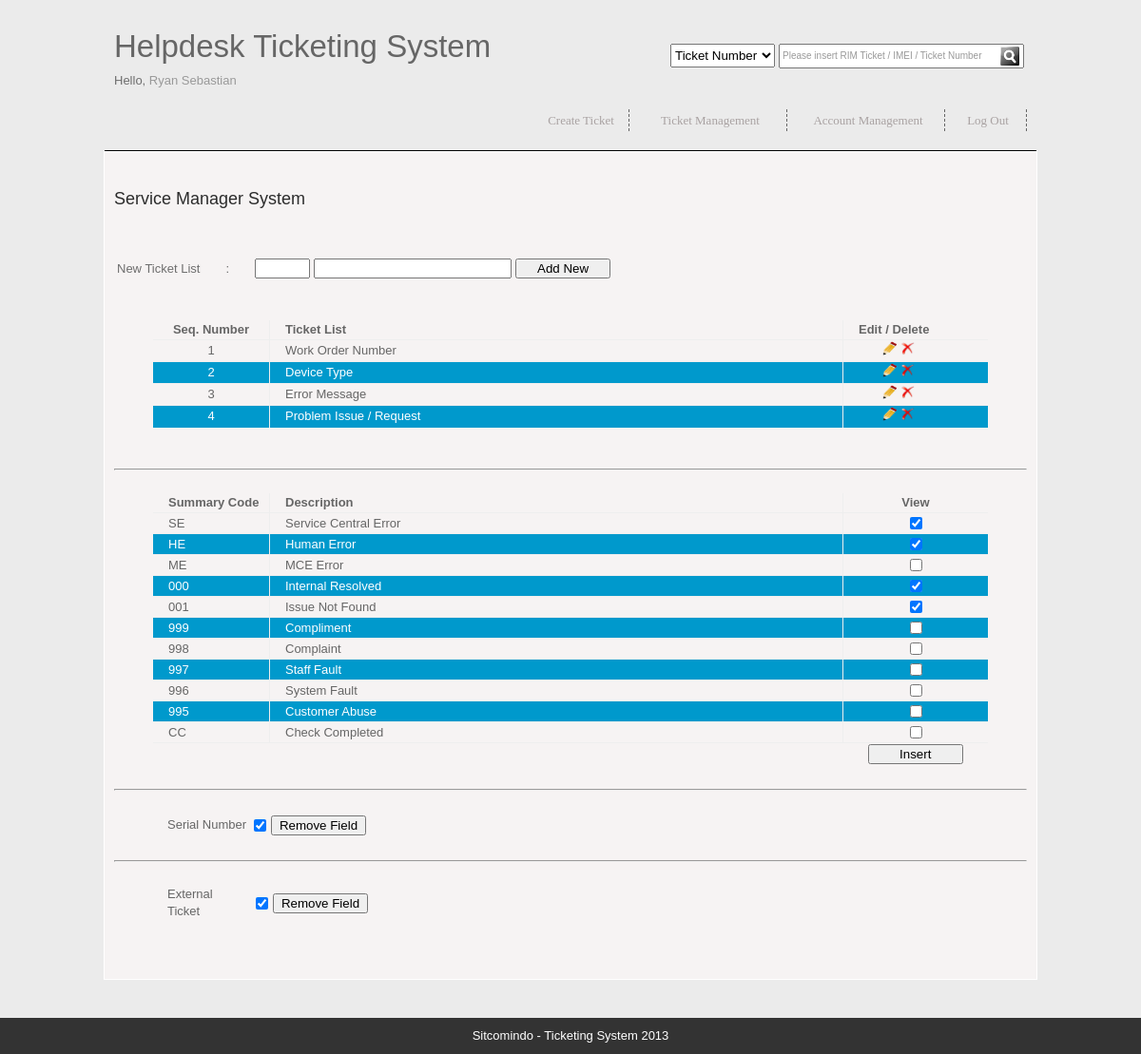
/listTicket.php?ID=38 (signed in), run on the app's committed database.
### tables this page shows
CREATE TABLE IF NOT EXISTS `MsUser` (
  `Id` int(11) NOT NULL AUTO_INCREMENT,
  `Name` varchar(100) NOT NULL,
  `Password` varchar(100) NOT NULL,
  `Bec` varchar(100) NOT NULL,
  `Status` varchar(100) NOT NULL,
  `Email` varchar(100) NOT NULL,
  `Nik` varchar(100) NOT NULL,
  PRIMARY KEY (`Id`)
);

CREATE TABLE IF NOT EXISTS `MsTicket` (
  `Id` int(11) NOT NULL AUTO_INCREMENT,
  `Ticket` varchar(100) NOT NULL,
  `Imei` int(11) NOT NULL,
  `Rim` int(11) NOT NULL,
  `Email` varchar(100) NOT NULL,
  PRIMARY KEY (`Id`)
);

CREATE TABLE IF NOT EXISTS `MsSummary` (
  `Id` int(11) NOT NULL AUTO_INCREMENT,
  `Code` varchar(50) NOT NULL,
  `Description` varchar(200) NOT NULL,
  PRIMARY KEY (`Id`)
);

### listTicket.php (the view, shortened to what this page needs)
<!DOCTYPE html PUBLIC "-//W3C//DTD XHTML 1.0 Transitional//EN" "http://www.w3.org/TR/xhtml1/DTD/xhtml1-transitional.dtd">
<html xmlns="http://www.w3.org/1999/xhtml">
<head>
<link href="css/templatemo_style.css" rel="stylesheet" type="text/css" />
<link rel="stylesheet" type="text/css" href="css/ddsmoothmenu.css" />
</head>
<body id="subpage">
	<?php require("menu.php"); ?>
<div id="templatemo_main">
    <h4><?php
		$query = "select Ticket from MsTicket where Id = '".$_REQUEST['ID']."'";
		$rs = mysql_query($query);
		while($data = mysql_fetch_array($rs)) $Ticket = $data['Ticket'];
		echo $Ticket;
	?></h4>
        <br /><br />
        <?php addTicket($Ticket,$_REQUEST['ID']); ?>
        <br /><br />
        <?php viewTicket($Ticket); ?>
        <br /><br />
        <hr />
        <br />
        <?php viewSummary($Ticket); ?>
        <br />
        <hr />
        <br />
        <?php IMEI($Ticket); ?>
        <br />
        <hr />
        <br />
        <?php RIM($Ticket); ?>
        <div class="cleaner h40"></div>
</div>
	<?php require("footer.php"); ?>
</body>
</html>
<?php
	function addTicket($Ticket,$ID)
	{
?>
		<form method="post" action="script/addTicketList.php">
            <table>
            	 <tr>
                    <td>New Ticket List</td>
                    <td width="50" align="center">:</td>
                    <td align="center">
                        <input type="text" style="width:50px" name="TicketNum" />
                        <input type="text" style="width:200px" name="TicketList" />
                        <input type="hidden" value="<?php echo $ID; ?>" style="width:200px" name="ID" /></td>
                    <td align="center" colspan="3">
                        <input type="submit" value="Add New" style="width:100px" />
                    </td>
                </tr>
                <tr>
					<td style="color:red" align="center" colspan="4">
                	</td>
                </tr>
            </table>
        </form>
<?php
	}
	function viewTicket($Ticket)
	{
?>
		<table border="1" align="center" style="color:#666666;border-collapse:collapse;border-bottom:hidden;border-top:hidden;border-left:hidden;border-right:hidden">
			<tr>
            	<th align="center" width="120">Seq. Number</th>
            	<th align="left" width="600"><div style="margin-left:15px">Ticket List</div></th>
                <th align="left" width="150"><div style="margin-left:15px">Edit / Delete</div></th>
            </tr>
<?php
		$i = 1;
		$query = "select * from `".$Ticket."` where Type = 'Text' order by Id";
		$rs = mysql_query($query);
		while($data = mysql_fetch_array($rs))
		{
?>
				<tr <?php if($i%2==0) echo "style='background-color:#0099CC;color:#FFFFFF'"; ?>>
                	<td align="center"><?php echo $data['Id']; ?></td>
                   <td align="left"><div style="margin-left:15px"><?php echo $data['Ticketlist']; ?></div></td>
                   <td align="left"><div style="margin-left:40px">
                        <a href="editList.php?ID=<?php echo $data['Id']; ?>&Ticket=<?php echo $_REQUEST['ID']; ?>">
                        	<input type="image" src="images/edit.png" width="15" height="15" />
                        </a>
                        <a href="script/deleteList.php?ID=<?php echo $data['Id']; ?>&Ticket=<?php echo $_REQUEST['ID']; ?>">
                            <input type="image" src="images/delete.png" width="15" height="15" />
                        </a></div>
                   </td>
				</tr>
<?php
			$i++;
        }
?>
		</table>
<?php
	}
	function viewSummary($Ticket)
	{
?>
		<form action="script/addSum.php?ID=<?php echo $_REQUEST['ID']; ?>" method="post">
		<table border="1" align="center" style="color:#666666;border-collapse:collapse;border-bottom:hidden;border-top:hidden;border-left:hidden;border-right:hidden">
			<tr>
            	<th align="left" width="120"><div style="margin-left:15px">Summary Code</div></th>
            	<th align="left" width="600"><div style="margin-left:15px">Description</div></th>
                <th align="center" width="150">View</th>
            </tr>
<?php
		$i = 1;
		$query = "select * from MsSummary order by Id";
		$rs = mysql_query($query);
		while($data = mysql_fetch_array($rs))
		{
?>
				<tr <?php if($i%2==0) echo "style='background-color:#0099CC;color:#FFFFFF'"; ?>>
                   <td align="left"><div style="margin-left:15px"><?php echo $data['Code']; ?></div></td>
                   <td align="left"><div style="margin-left:15px"><?php echo $data['Description']; ?></div></td>
                   <td align="center">
                        <?php
							$trigger = 0;
							$query2 = "select Code from `".$Ticket.":summary`";
							$rs2 = mysql_query($query2);
							while($data2 = mysql_fetch_array($rs2))
							{
								if($data2['Code']==$data['Code'])
								{
									$trigger = 1;break;
								}
								else
								{
									$trigger = -1;
								}
							}
							if($trigger==1)
							{
						?>
                            <input type="checkbox" name="ID<?php echo $i; ?>" checked="checked" value="<?php echo $data['Id']; ?>" />
						<?php
							}
							else
							{
						?>
                            <input type="checkbox" name="ID<?php echo $i; ?>" value="<?php echo $data['Id']; ?>" />
                        <?php
							}
						?>
                   </td>
				</tr>
<?php
			$i++;
        }
?>		<input type="hidden" value="<?php echo $i-1; ?>" name="total" />
		<tr>
        <td colspan="2"></td>
        <td style="border-left:hidden" align="center"><input type="submit" value="Insert" style="width:100px" /></td></tr>
		</table>
        </form>
<?php
	}
	function IMEI($Ticket)
	{
?>
		<form action="script/addIMEI.php?ID=<?php echo $_REQUEST['ID']; ?>" method="post">
        <div style="margin-left:55px">
        	<table style="color:#666666;border-collapse:collapse;border-bottom:hidden;border-top:hidden;border-left:hidden;border-right:hidden">
            	<tr>
                    <td width="85" align="left">Serial Number</td>
                    <td align="center">
                    	<?php
							$query = "select Imei from MsTicket where Id = '".$_REQUEST['ID']."'";
							$rs = mysql_query($query);
							while($data = mysql_fetch_array($rs))
							{
								$IMEI = $data['Imei'];
								if($data['Imei']==1)
								{
						?>
                                    <input type="checkbox" checked="checked" name="IMEI" value="0" />
                        <?php
								}
								else
								{
						?>
                                    <input type="checkbox" name="IMEI" value="1" />
                        <?php
								}
							}
						?>
                    </td>
                    <td>
                    	<input type="submit" value="<?php if($IMEI==1){ echo "Remove Field"; } else { echo "Add Field"; }?>" style="width:100px" />
                    </td>
                </tr>
            </table>
        </div>
        </form>
<?php
	}
	function RIM($Ticket)
	{
?>
        <form action="script/addRIM.php?ID=<?php echo $_REQUEST['ID']; ?>" method="post">
        <div style="margin-left:55px">
            <table style="color:#666666;border-collapse:collapse;border-bottom:hidden;border-top:hidden;border-left:hidden;border-right:hidden">
                <tr>
                    <td width="85" align="left">External Ticket</td>
                    <td align="center">
                    <td>
                        <?php
							$query = "select Rim from MsTicket where Id = '".$_REQUEST['ID']."'";
							$rs = mysql_query($query);
							while($data = mysql_fetch_array($rs))
							{
								$RIM = $data['Rim'];
								if($data['Rim']==1)
								{
						?>
                                    <input type="checkbox" checked="checked" name="RIM" value="0" />
                        <?php
								}
								else
								{
						?>
                                    <input type="checkbox" name="RIM" value="1" />
                        <?php
								}
							}
						?>
                    <td>
                    	<input type="submit" value="<?php if($RIM==1){ echo "Remove Field"; } else { echo "Add Field"; }?>" style="width:100px" />
                    </td>
                </tr>
            </table>
        </div>
        </form>
<?php
	}
?>

### menu.php (shortened to what this page needs)
<!DOCTYPE html PUBLIC "-//W3C//DTD XHTML 1.0 Transitional//EN" "http://www.w3.org/TR/xhtml1/DTD/xhtml1-transitional.dtd">
<html xmlns="http://www.w3.org/1999/xhtml">
<head>
<?php
	$query = "select Status,Name from MsUser where Nik = '".$_SESSION['NIK']."'";
	$rs = mysql_query($query);
	while($data = mysql_fetch_array($rs))
	{
		$status = $data['Status'];
		$nama = $data['Name'];
	}
?>
</head>
<body>
<div id="templatemo_header_wrapper">
	<div id="site_title">
    <a style="color:#666666" href="createTicket.php"><font style="font-size:33px" color="#666666">Helpdesk Ticketing System</font></a><br /><br />
    	Hello, <a style="color:#999999" href="chpass.php?NIK=<?php echo $_SESSION['NIK']; ?>"><?php echo $nama; ?></a>
    </div>
    	<table>
        	<tr>
		<td width="500"></td>
        		<td>
                <form method="post" action="searching.php">
                <select name="type" style="height:25px;margin-top:3px">
                	<option value="ticketNumber">Ticket Number</option>
                </select>
                </td>
                <td>
                <input id="field" type="text" name="Search"  value="Please insert RIM Ticket / IMEI / Ticket Number"
                    style="color:#999999;font-size:10px;width:250px;height:20px" onclick="insert(this)" />
                    <div style="margin-left:233px;margin-top:-23px">
                    	<input type="image" src="images/icon.png" name="image" width="20" height="20"  /></div>
            	</td>
            </tr>
        </table>
     <div id="templatemo_menu" class="ddsmoothmenu">
        <ul>
            <li style="border-right:thin dashed #666666"><a href="createTicket.php" style="width:100px">Create Ticket</a></li>
            <li style="border-right:thin dashed #666666"><a href="#" style="width:160px">Ticket Management</a>
            </li>
            <?php
				if($status=="ADMIN")
				{
			?>
            <li style="border-right:thin dashed #666666"><a href="#" style="width:160px">Account Management</a>
            </li>
            <?php
				}
			?>
            <li style="border-right:thin dashed #666666"><a href="script/dologout.php" style="width:80px">Log Out</a>
        </ul>
        <br style="clear: left" />
    </div>
</div>
</body>
</html>

### css/templatemo_style.css (style rules this page uses)
body { margin: 0; padding: 0; color: #6e6e6e; font-family: Tahoma, Geneva, sans-serif; font-size: 13px; line-height: 1.4em; background-color: #EBEBEB; background-repeat: repeat-x; background-position: top; }
#subpage { background-color: #EBEBEB; }
a, a:link, a:visited { color: #7f0d0d; font-weight: normal; text-decoration: none; }
h1, h2, h3, h4, h5, h6 { color: #2c2c2c; font-weight: normal; }
h4 { font-size: 18px; margin: 0 0 15px; padding: 0; }
.cleaner { clear: both }
.h40 { height: 40px }
#templatemo_header_wrapper { width: 960px; margin: 0 auto; padding: 40px 10px 20px; border-bottom:#000000 solid thin; }
#templatemo_main { width: 960px; margin: 0 auto; padding: 40px 10px 20px; background: #f6f3f3; border: 1px solid #fff; margin-bottom: 40px; }
#site_title { float: left; padding-right: 50px; }
#templatemo_menu { float: right }

### css/ddsmoothmenu.css (style rules this page uses)
.ddsmoothmenu { margin-top: 20px }
.ddsmoothmenu ul { z-index:100; margin: 0; padding: 0; list-style-type: none; }
.ddsmoothmenu ul li { position: relative; display: inline; float: left; }
.ddsmoothmenu ul li a { display: block; height: 23px; width: 74px; margin-left: 5px; line-height: 23px; font-size: 13px; font-family: Georgia, "Times New Roman", Times, serif; color: #a9a2a2; text-align: center; text-decoration: none; font-weight: 400; outline: none; }

### data on the page
msuser: Name "Ryan Sebastian"
msticket: Ticket "Service Manager System", Imei "Remove Field", Rim "Remove Field"
service manager system: Id "1", Ticketlist "Work Order Number"
service manager system: Id "2", Ticketlist "Device Type"
service manager system: Id "3", Ticketlist "Error Message"
service manager system: Id "4", Ticketlist "Problem Issue / Request"
mssummary: Code "SE", Description "Service Central Error"
mssummary: Code "HE", Description "Human Error"
mssummary: Code "ME", Description "MCE Error"
mssummary: Code "000", Description "Internal Resolved"
mssummary: Code "001", Description "Issue Not Found"
mssummary: Code "999", Description "Compliment"
mssummary: Code "998", Description "Complaint"
mssummary: Code "997", Description "Staff Fault"
mssummary: Code "996", Description "System Fault"
mssummary: Code "995", Description "Customer Abuse"
mssummary: Code "CC", Description "Check Completed"
